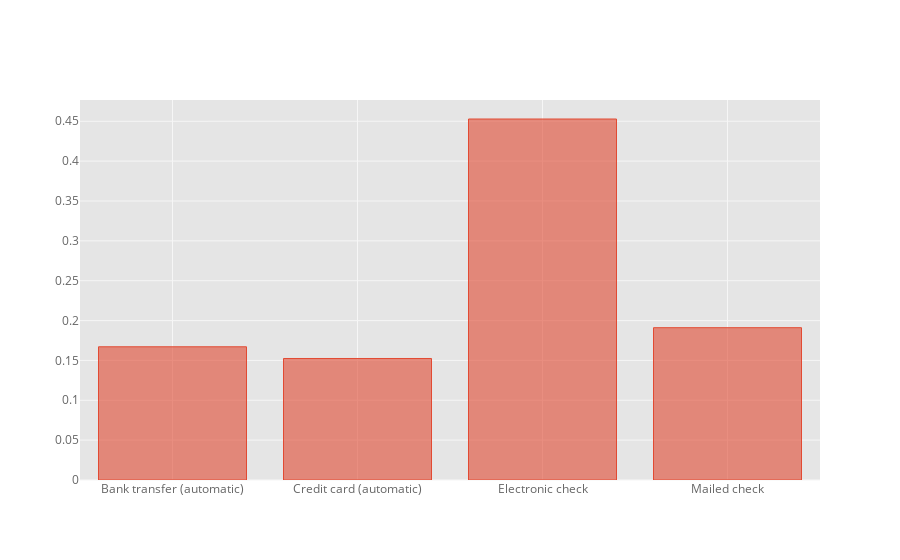

The notebook cell this image was saved under:
### Code cell
data.iplot(kind='bar', x='PaymentMethod')

### Figure 1 — Plotly figure (JSON) as saved in the notebook; plotly's stock layout.template omitted (floating-point values rounded to 4 significant figures)
{"data": [{"marker": {"color": "rgba(226, 74, 51, 0.6)", "line": {"color": "rgba(226, 74, 51, 1.0)", "width": 1}}, "name": "ChurnBinary", "orientation": "v", "text": "", "type": "bar", "uid": "bc01cebf-1d23-42a9-9fb4-a036a2cd618f", "x": ["Bank transfer (automatic)", "Credit card (automatic)", "Electronic check", "Mailed check"], "y": [0.1671, 0.1524, 0.4529, 0.1911]}], "layout": {"legend": {"bgcolor": "#FFFFFF", "font": {"color": "#666666"}}, "paper_bgcolor": "#FFFFFF", "plot_bgcolor": "#E5E5E5", "title": {"font": {"color": "#151516"}}, "xaxis": {"gridcolor": "#F6F6F6", "showgrid": true, "tickfont": {"color": "#666666"}, "title": {"font": {"color": "#666666"}, "text": ""}, "zerolinecolor": "#F6F6F6"}, "yaxis": {"gridcolor": "#F6F6F6", "showgrid": true, "tickfont": {"color": "#666666"}, "title": {"font": {"color": "#666666"}, "text": ""}, "zerolinecolor": "#F6F6F6"}}}
